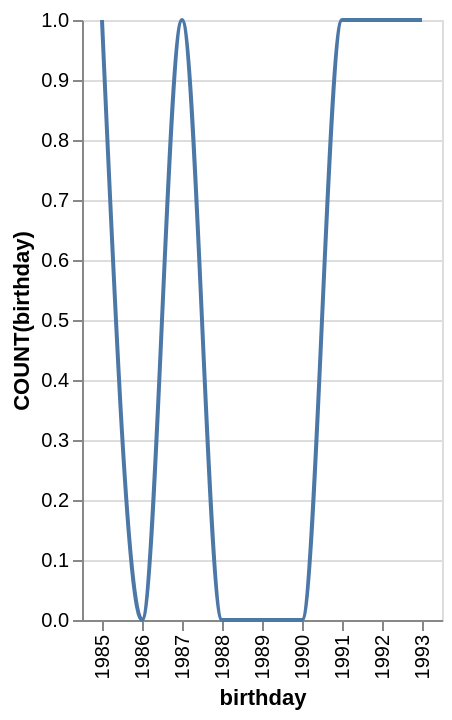

Express this chart as Vega-Lite.
### Vega-Lite specification from a JSON file in a GitHub repository (floating-point values rounded to 4 significant figures)
{"data": {"values": [{"x_data": "1985", "y_data": 1}, {"x_data": "1986", "y_data": 0}, {"x_data": "1987", "y_data": 1}, {"x_data": "1988", "y_data": 0}, {"x_data": "1989", "y_data": 0}, {"x_data": "1990", "y_data": 0}, {"x_data": "1991", "y_data": 1}, {"x_data": "1992", "y_data": 1}, {"x_data": "1993", "y_data": 1}]}, "mark": {"type": "line", "interpolate": "monotone"}, "encoding": {"x": {"field": "x_data", "type": "nominal", "title": "birthday", "sort": "ascending"}, "y": {"field": "y_data", "type": "quantitative", "title": "COUNT(birthday)"}}}
